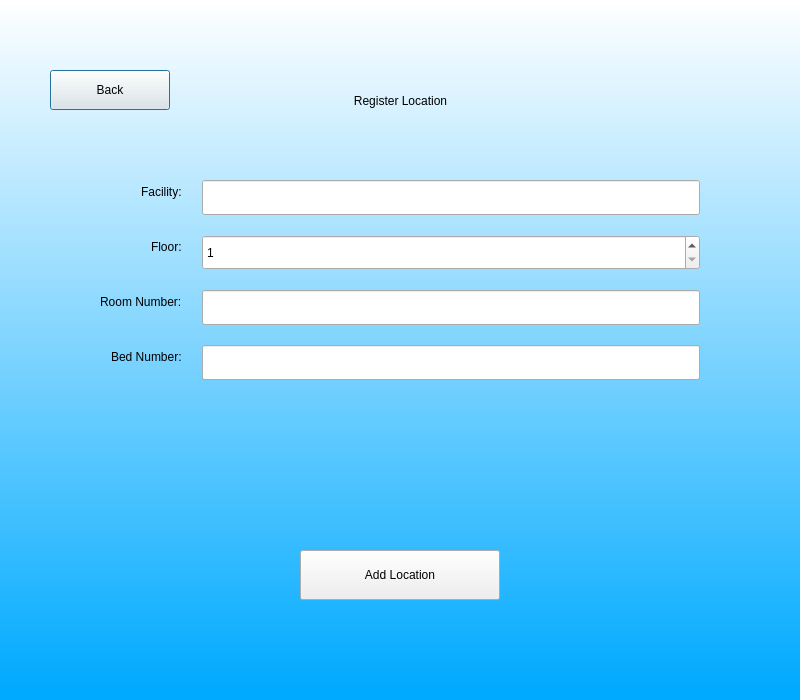
<?xml version="1.0" encoding="UTF-8"?>
<ui version="4.0">
 <class>Dialog</class>
 <widget class="QDialog" name="Dialog">
  <property name="geometry">
   <rect>
    <x>0</x>
    <y>0</y>
    <width>800</width>
    <height>700</height>
   </rect>
  </property>
  <property name="windowTitle">
   <string>Register Location</string>
  </property>
  <widget class="QWidget" name="widget" native="true">
   <property name="geometry">
    <rect>
     <x>0</x>
     <y>0</y>
     <width>800</width>
     <height>700</height>
    </rect>
   </property>
   <property name="styleSheet">
    <string notr="true">QWidget#widget{
background-color:qlineargradient(spread:pad, x1:1, y1:0.982409, x2:1, y2:0, stop:0 rgba(0, 170, 255, 255), stop:1 rgba(255, 255, 255, 255))}</string>
   </property>
   <widget class="QLabel" name="label">
    <property name="geometry">
     <rect>
      <x>200</x>
      <y>70</y>
      <width>401</width>
      <height>61</height>
     </rect>
    </property>
    <property name="styleSheet">
     <string notr="true">font: 36pt &quot;MS Shell Dlg 2&quot;;</string>
    </property>
    <property name="text">
     <string>Register Location</string>
    </property>
    <property name="alignment">
     <set>Qt::AlignCenter</set>
    </property>
   </widget>
   <widget class="QPushButton" name="backTo">
    <property name="geometry">
     <rect>
      <x>50</x>
      <y>70</y>
      <width>120</width>
      <height>40</height>
     </rect>
    </property>
    <property name="styleSheet">
     <string notr="true">font: 12pt &quot;MS Shell Dlg 2&quot;;</string>
    </property>
    <property name="text">
     <string>Back</string>
    </property>
   </widget>
   <widget class="QWidget" name="formLayoutWidget">
    <property name="geometry">
     <rect>
      <x>100</x>
      <y>180</y>
      <width>600</width>
      <height>350</height>
     </rect>
    </property>
    <layout class="QFormLayout" name="formLayout">
     <property name="labelAlignment">
      <set>Qt::AlignRight|Qt::AlignTrailing|Qt::AlignVCenter</set>
     </property>
     <property name="formAlignment">
      <set>Qt::AlignHCenter|Qt::AlignTop</set>
     </property>
     <property name="horizontalSpacing">
      <number>20</number>
     </property>
     <property name="verticalSpacing">
      <number>20</number>
     </property>
     <item row="0" column="0">
      <widget class="QLabel" name="label_2">
       <property name="styleSheet">
        <string notr="true">font: 14pt &quot;MS Shell Dlg 2&quot;;</string>
       </property>
       <property name="text">
        <string>Facility:</string>
       </property>
      </widget>
     </item>
     <item row="0" column="1">
      <widget class="QLineEdit" name="facilityField">
       <property name="minimumSize">
        <size>
         <width>0</width>
         <height>35</height>
        </size>
       </property>
      </widget>
     </item>
     <item row="1" column="0">
      <widget class="QLabel" name="label_3">
       <property name="styleSheet">
        <string notr="true">font: 14pt &quot;MS Shell Dlg 2&quot;;</string>
       </property>
       <property name="text">
        <string>Floor:</string>
       </property>
      </widget>
     </item>
     <item row="1" column="1">
      <widget class="QSpinBox" name="floorField">
       <property name="minimumSize">
        <size>
         <width>0</width>
         <height>35</height>
        </size>
       </property>
       <property name="minimum">
        <number>1</number>
       </property>
       <property name="maximum">
        <number>99</number>
       </property>
      </widget>
     </item>
     <item row="2" column="0">
      <widget class="QLabel" name="label_4">
       <property name="styleSheet">
        <string notr="true">font: 14pt &quot;MS Shell Dlg 2&quot;;</string>
       </property>
       <property name="text">
        <string>Room Number:</string>
       </property>
      </widget>
     </item>
     <item row="2" column="1">
      <widget class="QLineEdit" name="roomField">
       <property name="minimumSize">
        <size>
         <width>0</width>
         <height>35</height>
        </size>
       </property>
      </widget>
     </item>
     <item row="3" column="0">
      <widget class="QLabel" name="label_5">
       <property name="styleSheet">
        <string notr="true">font: 14pt &quot;MS Shell Dlg 2&quot;;</string>
       </property>
       <property name="text">
        <string>Bed Number:</string>
       </property>
      </widget>
     </item>
     <item row="3" column="1">
      <widget class="QLineEdit" name="bedField">
       <property name="minimumSize">
        <size>
         <width>0</width>
         <height>35</height>
        </size>
       </property>
      </widget>
     </item>
    </layout>
   </widget>
   <widget class="QPushButton" name="addLocation">
    <property name="geometry">
     <rect>
      <x>300</x>
      <y>550</y>
      <width>200</width>
      <height>50</height>
     </rect>
    </property>
    <property name="styleSheet">
     <string notr="true">font: 14pt &quot;MS Shell Dlg 2&quot;;</string>
    </property>
    <property name="text">
     <string>Add Location</string>
    </property>
   </widget>
   <widget class="QLabel" name="errorMsg">
    <property name="geometry">
     <rect>
      <x>100</x>
      <y>610</y>
      <width>600</width>
      <height>40</height>
     </rect>
    </property>
    <property name="styleSheet">
     <string notr="true">font: 12pt &quot;MS Shell Dlg 2&quot;;color:rgb(255,0,0)</string>
    </property>
    <property name="text">
     <string/>
    </property>
    <property name="alignment">
     <set>Qt::AlignCenter</set>
    </property>
    <property name="wordWrap">
     <bool>true</bool>
    </property>
   </widget>
  </widget>
 </widget>
 <resources/>
 <connections/>
</ui>
